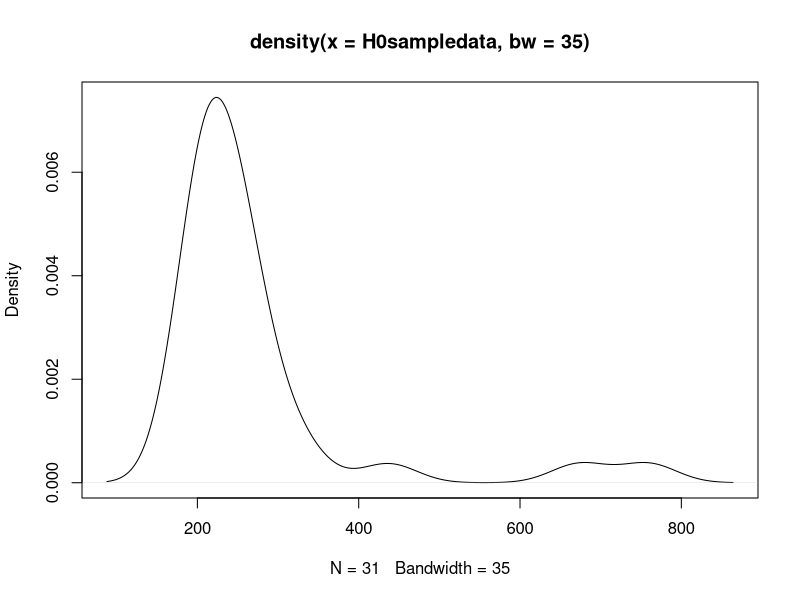
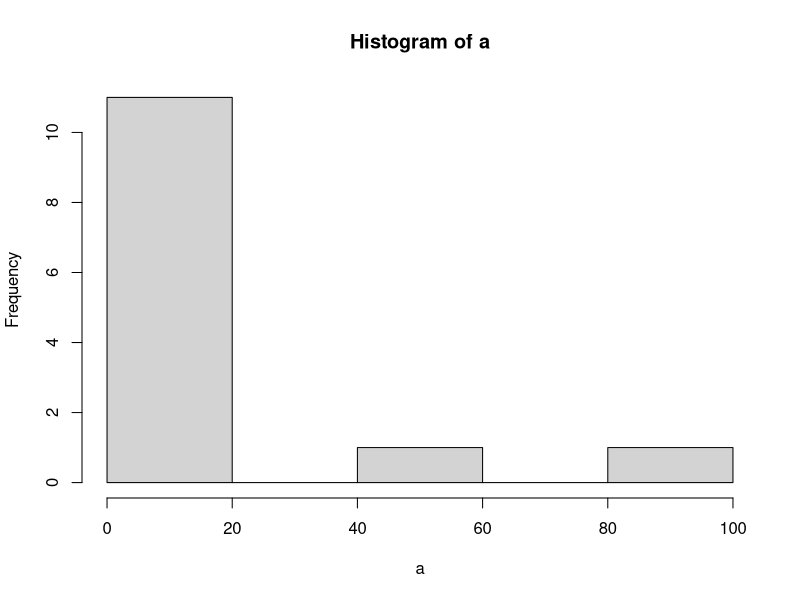

These charts were generated, in order, by the following R code:

# Writing the dwe function -----------------------------------------------------
dwe <- function(x) {y <- x[!is.na(x)]
                    a <- y
                    b <- y
                    p <- outer(b, a, function(b, a) abs((b - a)))
                    n <- colSums(p) / length(y)
                    w <- 1 / n
                    sum(y * w) / sum(w)
                    }

# RTs of subject 189 -----------------------------------------------------------
H0sampledata   <- c(257,201,201,331,214,209,193,216,204,277,235,207,218,198,759,674,314,236,205,279,199,199,256,256,437,237,262,252,235,215,260)
H1sampledata   <- c(279,251,287,270,410,278,252,300,254,346,242,268,322,244,268,326,248,271,242,348,233,856,796,326,412,423,506,289,333,378,480)
H2sampledata   <- c(355,546,1085,365,463,378,392,448,718,515,506,444,655,562,541,599,419,446,484,324,581,428,449,863,558,667,409,330,442,700)
H258sampledata <- c(526,717,366,299,613,420,288,600,504,535,665,457,816,718,1305,805,521,392,543,788,461,390,385,477,478,397,482,833,537,382,444)

plot(density(H0sampledata, bw = 35))
mean(H0sampledata)
dwe(H0sampledata)

mean(H1sampledata)
dwe(H1sampledata)

mean(H2sampledata)
dwe(H2sampledata)

mean(H258sampledata)
dwe(H258sampledata)

a <- c(1:10,20,50,100)
hist(a)
mean(a)
dwe(a)
median(a)
